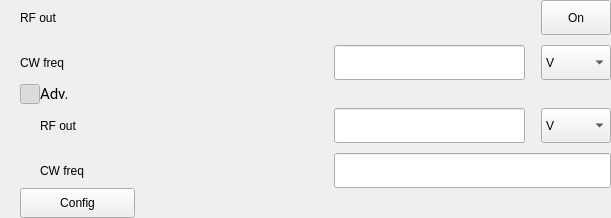
        <widget class="QWidget" name="wgRfFreq" native="true">
         <property name="maximumSize">
          <size>
           <width>624</width>
           <height>16777215</height>
          </size>
         </property>
         <layout class="QVBoxLayout" name="verticalLayout">
          <property name="spacing">
           <number>0</number>
          </property>
          <property name="leftMargin">
           <number>0</number>
          </property>
          <property name="topMargin">
           <number>0</number>
          </property>
          <property name="rightMargin">
           <number>0</number>
          </property>
          <property name="bottomMargin">
           <number>0</number>
          </property>
          <item>
           <layout class="QGridLayout" name="gridLayout">
            <property name="leftMargin">
             <number>20</number>
            </property>
            <property name="horizontalSpacing">
             <number>270</number>
            </property>
            <property name="verticalSpacing">
             <number>10</number>
            </property>
            <item row="0" column="0">
             <widget class="QLabel" name="label_11">
              <property name="text">
               <string>RF out</string>
              </property>
             </widget>
            </item>
            <item row="0" column="1">
             <layout class="QHBoxLayout" name="horizontalLayout_6">
              <item>
               <spacer name="horizontalSpacer">
                <property name="orientation">
                 <enum>Qt::Orientation::Horizontal</enum>
                </property>
                <property name="sizeHint" stdset="0">
                 <size>
                  <width>40</width>
                  <height>20</height>
                 </size>
                </property>
               </spacer>
              </item>
              <item>
               <widget class="QPushButton" name="pushButton">
                <property name="minimumSize">
                 <size>
                  <width>70</width>
                  <height>35</height>
                 </size>
                </property>
                <property name="maximumSize">
                 <size>
                  <width>70</width>
                  <height>35</height>
                 </size>
                </property>
                <property name="text">
                 <string>On</string>
                </property>
               </widget>
              </item>
             </layout>
            </item>
            <item row="1" column="0">
             <widget class="QLabel" name="label_13">
              <property name="text">
               <string>CW freq</string>
              </property>
             </widget>
            </item>
            <item row="1" column="1">
             <layout class="QHBoxLayout" name="horizontalLayout_12">
              <property name="spacing">
               <number>16</number>
              </property>
              <item>
               <widget class="QLineEdit" name="lineEdit_8">
                <property name="minimumSize">
                 <size>
                  <width>191</width>
                  <height>35</height>
                 </size>
                </property>
                <property name="maximumSize">
                 <size>
                  <width>191</width>
                  <height>16777215</height>
                 </size>
                </property>
               </widget>
              </item>
              <item>
               <widget class="QComboBox" name="comboBox_13">
                <property name="minimumSize">
                 <size>
                  <width>70</width>
                  <height>35</height>
                 </size>
                </property>
                <property name="maximumSize">
                 <size>
                  <width>70</width>
                  <height>35</height>
                 </size>
                </property>
                <property name="cursor">
                 <cursorShape>PointingHandCursor</cursorShape>
                </property>
                <item>
                 <property name="text">
                  <string>V</string>
                 </property>
                </item>
               </widget>
              </item>
             </layout>
            </item>
           </layout>
          </item>
          <item>
           <layout class="QHBoxLayout" name="horizontalLayout_7">
            <property name="spacing">
             <number>0</number>
            </property>
            <property name="leftMargin">
             <number>20</number>
            </property>
            <item>
             <widget class="QPushButton" name="btnAdvRfFreq">
              <property name="minimumSize">
               <size>
                <width>20</width>
                <height>20</height>
               </size>
              </property>
              <property name="maximumSize">
               <size>
                <width>20</width>
                <height>20</height>
               </size>
              </property>
              <property name="cursor">
               <cursorShape>PointingHandCursor</cursorShape>
              </property>
              <property name="text">
               <string/>
              </property>
              <property name="icon">
               <iconset resource="../../res.qrc">
                <normaloff>:/icon/btnCloseExpan.png</normaloff>
                <normalon>:/icon/btnOpenExpan.png</normalon>:/icon/btnCloseExpan.png</iconset>
              </property>
              <property name="checkable">
               <bool>true</bool>
              </property>
              <property name="checked">
               <bool>true</bool>
              </property>
             </widget>
            </item>
            <item>
             <widget class="QLabel" name="label_9">
              <property name="minimumSize">
               <size>
                <width>170</width>
                <height>28</height>
               </size>
              </property>
              <property name="maximumSize">
               <size>
                <width>150</width>
                <height>28</height>
               </size>
              </property>
              <property name="font">
               <font>
                <family>Roboto</family>
                <pointsize>11</pointsize>
                <bold>false</bold>
               </font>
              </property>
              <property name="text">
               <string>Adv.</string>
              </property>
             </widget>
            </item>
            <item>
             <spacer name="horizontalSpacer_4">
              <property name="orientation">
               <enum>Qt::Orientation::Horizontal</enum>
              </property>
              <property name="sizeType">
               <enum>QSizePolicy::Policy::Expanding</enum>
              </property>
              <property name="sizeHint" stdset="0">
               <size>
                <width>40</width>
                <height>20</height>
               </size>
              </property>
             </spacer>
            </item>
           </layout>
          </item>
          <item>
           <widget class="QWidget" name="wgAdv" native="true">
            <property name="minimumSize">
             <size>
              <width>0</width>
              <height>0</height>
             </size>
            </property>
            <property name="maximumSize">
             <size>
              <width>624</width>
              <height>16777215</height>
             </size>
            </property>
            <property name="styleSheet">
             <string notr="true"/>
            </property>
            <layout class="QGridLayout" name="gridLayout_2">
             <property name="leftMargin">
              <number>40</number>
             </property>
             <property name="topMargin">
              <number>0</number>
             </property>
             <property name="rightMargin">
              <number>0</number>
             </property>
             <property name="bottomMargin">
              <number>0</number>
             </property>
             <property name="horizontalSpacing">
              <number>250</number>
             </property>
             <property name="verticalSpacing">
              <number>10</number>
             </property>
             <item row="0" column="0">
              <widget class="QLabel" name="label_15">
               <property name="text">
                <string>RF out</string>
               </property>
              </widget>
             </item>
             <item row="0" column="1">
              <layout class="QHBoxLayout" name="horizontalLayout_13">
               <property name="spacing">
                <number>16</number>
               </property>
               <item>
                <widget class="QLineEdit" name="lineEdit_9">
                 <property name="minimumSize">
                  <size>
                   <width>191</width>
                   <height>35</height>
                  </size>
                 </property>
                 <property name="maximumSize">
                  <size>
                   <width>191</width>
                   <height>16777215</height>
                  </size>
                 </property>
                </widget>
               </item>
               <item>
                <widget class="QComboBox" name="comboBox_14">
                 <property name="minimumSize">
                  <size>
                   <width>70</width>
                   <height>35</height>
                  </size>
                 </property>
                 <property name="maximumSize">
                  <size>
                   <width>70</width>
                   <height>35</height>
                  </size>
                 </property>
                 <property name="cursor">
                  <cursorShape>PointingHandCursor</cursorShape>
                 </property>
                 <item>
                  <property name="text">
                   <string>V</string>
                  </property>
                 </item>
                </widget>
               </item>
              </layout>
             </item>
             <item row="1" column="0">
              <widget class="QLabel" name="label_16">
               <property name="text">
                <string>CW freq</string>
               </property>
              </widget>
             </item>
             <item row="1" column="1">
              <widget class="QLineEdit" name="lineEdit">
               <property name="minimumSize">
                <size>
                 <width>0</width>
                 <height>35</height>
                </size>
               </property>
              </widget>
             </item>
            </layout>
           </widget>
          </item>
          <item>
           <layout class="QHBoxLayout" name="horizontalLayout">
            <property name="leftMargin">
             <number>20</number>
            </property>
            <item>
             <widget class="QPushButton" name="pushButton_8">
              <property name="minimumSize">
               <size>
                <width>115</width>
                <height>30</height>
               </size>
              </property>
              <property name="cursor">
               <cursorShape>PointingHandCursor</cursorShape>
              </property>
              <property name="text">
               <string>Config</string>
              </property>
             </widget>
            </item>
            <item>
             <spacer name="horizontalSpacer_5">
              <property name="orientation">
               <enum>Qt::Orientation::Horizontal</enum>
              </property>
              <property name="sizeHint" stdset="0">
               <size>
                <width>40</width>
                <height>20</height>
               </size>
              </property>
             </spacer>
            </item>
           </layout>
          </item>
         </layout>
        </widget>
